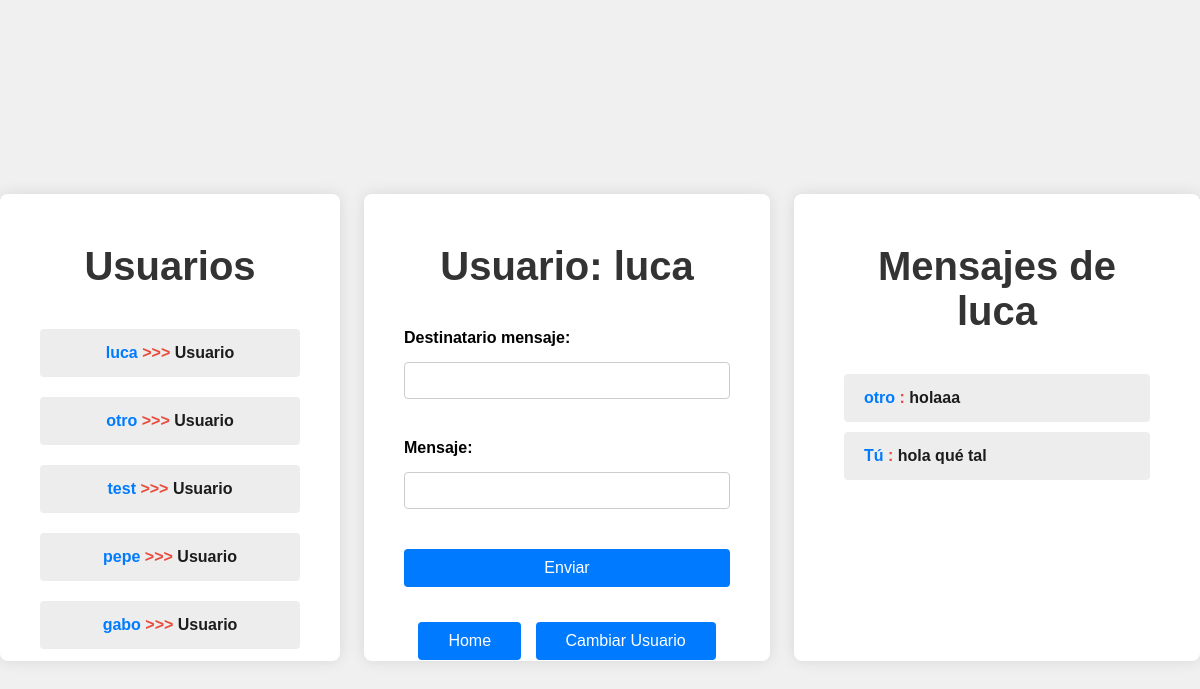
Page /chat?user=2 (signed in) on the committed database.
### tables this page shows
CREATE TABLE users(
    id INTEGER PRIMARY KEY AUTOINCREMENT,
    username string UNIQUE, 
    pwd string NOT NULL,
    salt string NOT NULL,
    rol string NOT NULL,
    correo string NOT NULL,
    public_ip string NULL);

CREATE TABLE messages(
    id INTEGER PRIMARY KEY AUTOINCREMENT,
    sender_id INTEGER NOT NULL,
    recipient_id INTEGER NOT NULL,
    chat_id INTEGER NOT NULL,
    message text NOT NULL,
    send_time timestamp  NOT NULL,
    nonce string NOT NULL,
    FOREIGN KEY (chat_id) REFERENCES chats(id),
    FOREIGN KEY (sender_id) REFERENCES users(id),
    FOREIGN KEY (recipient_id) REFERENCES users(id));

### app.py (the view)
@app.route('/chat', methods=['GET', 'POST'])
def chat():
    if 'user_id' not in session:
        return redirect(url_for('login'))
    messages = None
    users = get_users()
    if request.method == 'POST':
        send_message(message= request.form['message'], recipient= request.form['recipient'], sender= session['user_id'])
    selected_user = request.args.get('user')
    if selected_user:
        messages = messages_descifrados(selected_user, session['user_id'])
    return render_template('chat.html', messages= messages, users = users, username=get_name_by_id(session['user_id'])["username"])

### app.py (called while the page is built)
def get_users():
    conn = sql.connect('cripto.sqlite')
    conn.row_factory = sql.Row
    cursor = conn.cursor()
    cursor.execute("""SELECT * FROM users""")
    return cursor.fetchall()

### app_mensajesdesencriptados.py (called while the page is built)
def get_chat(sender, recipient):
    conn = sql.connect('cripto.sqlite')
    conn.row_factory = sql.Row
    cursor = conn.cursor()
    cursor.execute("""SELECT id, clave, nonce FROM chats WHERE (user1_id = ? AND user2_id = ?) OR (user2_id = ? AND user1_id
            =?)""", (sender, recipient, sender, recipient))
    return cursor.fetchone()

def get_messages(sender, recipient):
    chat = get_chat(sender, recipient)
    if chat is None:
        return "Empty"
    conn = sql.connect('cripto.sqlite')
    conn.row_factory = sql.Row
    cursor = conn.cursor()
    cursor.execute("""SELECT message, nonce, sender_id FROM messages WHERE chat_id = ?""", (chat["id"],))
    rows = cursor.fetchall()
    message_dict = [dict(row) for row in rows]
    for message in message_dict:
        message["chat_id"] = chat["id"]
        sender_usr = get_name_by_id(message["sender_id"])["username"]
        if sender_usr == get_name_by_id(session["user_id"])["username"]:
            message["sender"] = "Tú"
        else:
            message["sender"] = sender_usr
    return message_dict

def messages_descifrados(sender, recipient):
    message_dict = get_messages(sender, recipient)
    if message_dict == "Empty":
        return message_dict
    for mensaje in message_dict:
        mensajecifrado = urlsafe_b64decode(mensaje["message"])
        noncemensaje = urlsafe_b64decode(mensaje["nonce"])
        chat_id = mensaje["chat_id"]
        chat = get_chat_by_id(chat_id)
        encrypted_data_key = urlsafe_b64decode(chat["clave"])
        nonce_master = urlsafe_b64decode(chat["nonce"])
        AE_Key_stma = c2
        chacha_master = ChaCha20Poly1305(AE_Key_stma)
        clave_publica = chacha_master.decrypt(nonce_master, encrypted_data_key, None)
        chacha_data = ChaCha20Poly1305(clave_publica)
        mensajefinal = chacha_data.decrypt(noncemensaje, mensajecifrado, None)
        mensaje["message"] = mensajefinal.decode('utf-8')
    return message_dict

### db_functions.py (called while the page is built)
def get_name_by_id(user_id):
    conn = sql.connect('cripto.sqlite')
    conn.row_factory = sql.Row
    cursor = conn.cursor()
    cursor.execute('SELECT username FROM users WHERE id = ?', (user_id,))
    return cursor.fetchone()

### templates/chat.html (shortened to what this page needs)
<!DOCTYPE html>
<html lang="es">
<head>
    <link rel="stylesheet" href="{{ url_for('static', filename='style/chatc.css') }}">
</head>
<body>
    <div class="usuarios">
        <h2>Usuarios</h2>
        <ul class="numerousuarios">
            {% for usr in users %}
            <li>
                <a href="/chat?user={{ usr["id"] }}" style="text-decoration: none;">
                    <strong class= "a">{{usr["username"]}}</strong>
                        <strong class= "b"> >>> </strong>
                        <strong class= "c">{{usr["rol"]}}</strong>
                </a>
            </li>
            {% endfor %}
        </ul>
    </div>
    <div class="container">
        <h2>Usuario: {{username}}</h2>
        <form method="post">
            <div class="form-group">
                <label for="recipient">Destinatario mensaje:</label>
                <input type="text" id="recipient" name="recipient" required>
            </div>
            <div class="form-group">
                <label for="message">Mensaje:</label>
                <input type="text" id="message" name="message" required>
            </div>
            <button type="submit">Enviar</button>
        </form>
        <div class="links">
            <a href="/PapaNoel" class="botonesheader">Home</a>
            <a href="/login" class="botonesheader">Cambiar Usuario</a>
        </div>
    </div>
    <div class="container">
        <h2>Mensajes de {{username}}</h2>
        <ul class="messages">
        {% if messages == "Empty" %}
            <p>Escribe el primer mensaje</p>
        {% elif messages is not none %}
            {% for msg in messages %}
                <li><strong class= "a">{{ msg["sender"] }}</strong>
                    <strong class= "b"> : </strong>
                    <strong class= "c">{{ msg["message"]}}</strong>
                    </li>
            {% endfor %}
        {% else %}
            <p>Elige un chat</p>
        {% endif %}
        </ul>
    </div>
</body>
</html>

### static/style/chatc.css (style rules this page uses)
body { font-family: Arial, sans-serif; background-color: #f0f0f0; margin: 0; padding: 0; display: flex; justify-content: center; align-items: center; height: 100vh; }
.usuarios { background-color: #fff; padding: 20px; border-radius: 8px; box-shadow: 0 0 15px rgba(0, 0, 0, 0.1); width: 100%; max-width: 300px; text-align: center; height: 50vh; overflow: auto; }
.numerousuarios { list-style-type: none; padding: 0; }
.numerousuarios li { text-align: center; font-size: 1rem; background-color: #ededed; margin: 20px; padding: 15px 20px; border-radius: 4px; }
.container { background-color: #fff; padding: 20px 40px; border-radius: 8px; box-shadow: 0 0 15px rgba(0, 0, 0, 0.1); width: 100%; max-width: 600px; height: 50vh; overflow: auto; text-align: center; }
h2 { font-size: 2.5rem; color: #333; margin-bottom: 40px; }
.form-group { margin-bottom: 30px; text-align: left; }
label { display: block; margin-bottom: 15px; font-weight: bold; }
input[type="text"] { width: 100%; padding: 10px; margin-bottom: 10px; border: 1px solid #ccc; border-radius: 4px; box-sizing: border-box; }
button { width: 100%; padding: 10px; background-color: #007BFF; color: white; border: none; border-radius: 4px; cursor: pointer; font-size: 16px; }
h2 { color: #333; margin-top: 30px; }
ul.messages { list-style-type: none; padding: 0; }
ul.messages li { font-size: 1rem; background-color: #ededed; margin: 10px; padding: 15px 20px; border-radius: 4px; text-align: left; }
.a { color: #007BFF; }
.b { color: #e74c3c; }
.c { color: #1c1c1c; }
.links { margin-top: 30px; }
a.botonesheader { display: inline-block; margin: 5px; padding: 10px 30px; background-color: #007BFF; color: white; text-decoration: none; border-radius: 4px; }

### rows in the picture
users: username "luca", rol "Usuario"
users: username "otro", rol "Usuario", sender "otro"
users: username "test", rol "Usuario"
users: username "pepe", rol "Usuario"
users: username "gabo", rol "Usuario"
messages: sender "Tú", message "hola qué tal"

### other values in the picture
{{ msg["message"] }} "holaaa"
